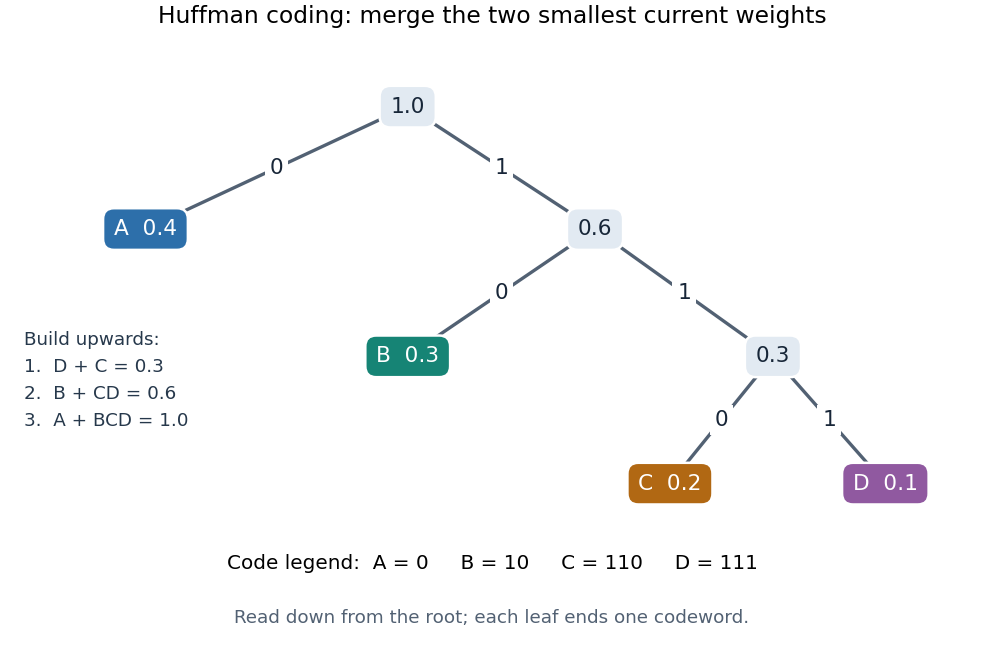

Reproduce this figure in Python.
"""Original Huffman tree; save its PNG basename to cwd.

Tested with Python 3.14.4 and Matplotlib 3.10.7 (repository dependencies).
Run from _media: MPLCONFIGDIR=/tmp/codex-wiki-mpl python3 ../huffman-merge-tree-example.py
"""

from fractions import Fraction
from pathlib import Path

import matplotlib.pyplot as plt


def main():
    probabilities = dict(zip("ABCD", map(Fraction, ("0.4", "0.3", "0.2", "0.1"))))
    codes = {"A": "0", "B": "10", "C": "110", "D": "111"}
    children = {"root": ("A", "BCD"), "BCD": ("B", "CD"), "CD": ("C", "D")}
    weights = probabilities | {"CD": probabilities["C"] + probabilities["D"]}
    weights["BCD"] = probabilities["B"] + weights["CD"]
    weights["root"] = probabilities["A"] + weights["BCD"]
    assert [weights[x] for x in ("CD", "BCD", "root")] == list(map(Fraction, ("0.3", "0.6", "1")))
    assert sum(probabilities[s] * len(codes[s]) for s in codes) == Fraction(19, 10)

    def walk(node, prefix=""):
        if node not in children:
            assert codes[node] == prefix
        else:
            for bit, child in enumerate(children[node]):
                walk(child, prefix + str(bit))

    walk("root")
    positions = {"root": (0.43, 0.91), "A": (0.15, 0.66), "BCD": (0.63, 0.66),
                 "B": (0.43, 0.40), "CD": (0.82, 0.40), "C": (0.71, 0.14), "D": (0.94, 0.14)}
    colors = {"A": "#2d6faa", "B": "#168475", "C": "#b16813", "D": "#9059a0"}
    plt.rcParams.update({"font.size": 12, "font.family": "DejaVu Sans"})
    fig, ax = plt.subplots(figsize=(8.2, 5.5), layout="constrained", facecolor="white")
    ax.set(xlim=(0, 1.04), ylim=(-0.21, 1.04), facecolor="white")
    ax.axis("off")
    for parent, pair in children.items():
        x, y = positions[parent]
        for bit, child in enumerate(pair):
            xx, yy = positions[child]
            ax.plot([x, xx], [y, yy], color="#526173", linewidth=2, zorder=1)
            ax.text((x + xx) / 2, (y + yy) / 2, str(bit), ha="center", va="center",
                    fontsize=13, color="#182638", bbox={"facecolor": "white", "edgecolor": "none", "pad": 3}, zorder=3)
    for node, (x, y) in positions.items():
        label = f"{node}  {float(weights[node]):.1f}" if node in probabilities else f"{float(weights[node]):.1f}"
        ax.text(x, y, label, ha="center", va="center", fontsize=13,
                color="white" if node in colors else "#172638",
                bbox={"boxstyle": "round,pad=0.5", "facecolor": colors.get(node, "#e2eaf2"),
                      "edgecolor": "white", "linewidth": 1.5}, zorder=4)
    ax.text(0.02, 0.35, "Build upwards:\n1.  D + C = 0.3\n2.  B + CD = 0.6\n3.  A + BCD = 1.0",
            ha="left", va="center", fontsize=11, linespacing=1.65, color="#26384b")
    ax.text(0.52, -0.035, "Code legend:  A = 0     B = 10     C = 110     D = 111", ha="center", fontsize=12)
    ax.text(0.52, -0.145, "Read down from the root; each leaf ends one codeword.", ha="center", fontsize=11, color="#526173")
    ax.set_title("Huffman coding: merge the two smallest current weights", fontsize=14, pad=12)
    fig.savefig(Path.cwd() / (Path(__file__).stem + ".png"), dpi=120, facecolor="white", transparent=False)
    plt.close(fig)


if __name__ == "__main__":
    main()
